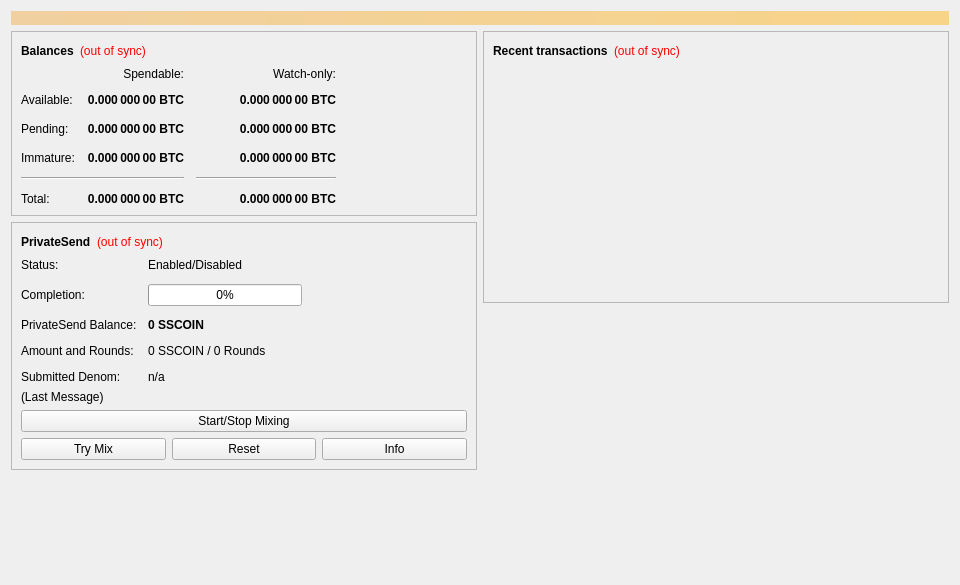
<?xml version="1.0" encoding="UTF-8"?>
<ui version="4.0">
 <class>OverviewPage</class>
 <widget class="QWidget" name="OverviewPage">
  <property name="geometry">
   <rect>
    <x>0</x>
    <y>0</y>
    <width>960</width>
    <height>585</height>
   </rect>
  </property>
  <property name="minimumSize">
   <size>
    <width>960</width>
    <height>0</height>
   </size>
  </property>
  <property name="windowTitle">
   <string>Form</string>
  </property>
  <layout class="QVBoxLayout" name="topLayout">
   <item>
    <widget class="QLabel" name="labelAlerts">
     <property name="visible">
      <bool>false</bool>
     </property>
     <property name="styleSheet">
      <string notr="true">background-color: qlineargradient(x1: 0, y1: 0, x2: 1, y2: 0, stop:0 #F0D0A0, stop:1 #F8D488); color:#000000;</string>
     </property>
     <property name="wordWrap">
      <bool>true</bool>
     </property>
     <property name="margin">
      <number>3</number>
     </property>
    </widget>
   </item>
   <item>
    <layout class="QHBoxLayout" name="horizontalLayout" stretch="1,1">
     <item>
      <layout class="QVBoxLayout" name="verticalLayout_2">
       <item>
        <widget class="QFrame" name="frame">
         <property name="frameShape">
          <enum>QFrame::StyledPanel</enum>
         </property>
         <property name="frameShadow">
          <enum>QFrame::Raised</enum>
         </property>
         <layout class="QVBoxLayout" name="verticalLayout_4">
          <item>
           <layout class="QHBoxLayout" name="horizontalLayout_4">
            <item>
             <widget class="QLabel" name="label_5">
              <property name="font">
               <font>
                <weight>75</weight>
                <bold>true</bold>
               </font>
              </property>
              <property name="text">
               <string>Balances</string>
              </property>
             </widget>
            </item>
            <item>
             <widget class="QLabel" name="labelWalletStatus">
              <property name="toolTip">
               <string>The displayed information may be out of date. Your wallet automatically synchronizes with the Sscoin network after a connection is established, but this process has not completed yet.</string>
              </property>
              <property name="styleSheet">
               <string notr="true">QLabel { color: red; }</string>
              </property>
              <property name="text">
               <string notr="true">(out of sync)</string>
              </property>
              <property name="alignment">
               <set>Qt::AlignLeading|Qt::AlignLeft|Qt::AlignVCenter</set>
              </property>
             </widget>
            </item>
            <item>
             <spacer name="horizontalSpacer_3">
              <property name="orientation">
               <enum>Qt::Horizontal</enum>
              </property>
              <property name="sizeHint" stdset="0">
               <size>
                <width>40</width>
                <height>20</height>
               </size>
              </property>
             </spacer>
            </item>
           </layout>
          </item>
          <item>
           <layout class="QGridLayout" name="gridLayout">
            <property name="spacing">
             <number>12</number>
            </property>
            <item row="2" column="2">
             <widget class="QLabel" name="labelWatchPending">
              <property name="font">
               <font>
                <weight>75</weight>
                <bold>true</bold>
               </font>
              </property>
              <property name="cursor">
               <cursorShape>IBeamCursor</cursorShape>
              </property>
              <property name="toolTip">
               <string>Unconfirmed transactions to watch-only addresses</string>
              </property>
              <property name="text">
               <string notr="true">0.000 000 00 BTC</string>
              </property>
              <property name="alignment">
               <set>Qt::AlignRight|Qt::AlignTrailing|Qt::AlignVCenter</set>
              </property>
              <property name="textInteractionFlags">
               <set>Qt::LinksAccessibleByMouse|Qt::TextSelectableByKeyboard|Qt::TextSelectableByMouse</set>
              </property>
             </widget>
            </item>
            <item row="2" column="1">
             <widget class="QLabel" name="labelUnconfirmed">
              <property name="font">
               <font>
                <weight>75</weight>
                <bold>true</bold>
               </font>
              </property>
              <property name="cursor">
               <cursorShape>IBeamCursor</cursorShape>
              </property>
              <property name="toolTip">
               <string>Total of transactions that have yet to be confirmed, and do not yet count toward the spendable balance</string>
              </property>
              <property name="text">
               <string notr="true">0.000 000 00 BTC</string>
              </property>
              <property name="alignment">
               <set>Qt::AlignRight|Qt::AlignTrailing|Qt::AlignVCenter</set>
              </property>
              <property name="textInteractionFlags">
               <set>Qt::LinksAccessibleByMouse|Qt::TextSelectableByKeyboard|Qt::TextSelectableByMouse</set>
              </property>
             </widget>
            </item>
            <item row="3" column="2">
             <widget class="QLabel" name="labelWatchImmature">
              <property name="font">
               <font>
                <weight>75</weight>
                <bold>true</bold>
               </font>
              </property>
              <property name="cursor">
               <cursorShape>IBeamCursor</cursorShape>
              </property>
              <property name="toolTip">
               <string>Mined balance in watch-only addresses that has not yet matured</string>
              </property>
              <property name="text">
               <string notr="true">0.000 000 00 BTC</string>
              </property>
              <property name="alignment">
               <set>Qt::AlignRight|Qt::AlignTrailing|Qt::AlignVCenter</set>
              </property>
              <property name="textInteractionFlags">
               <set>Qt::LinksAccessibleByMouse|Qt::TextSelectableByKeyboard|Qt::TextSelectableByMouse</set>
              </property>
             </widget>
            </item>
            <item row="4" column="0" colspan="2">
             <widget class="Line" name="lineSpendableBalance">
              <property name="orientation">
               <enum>Qt::Horizontal</enum>
              </property>
             </widget>
            </item>
            <item row="4" column="2">
             <widget class="Line" name="lineWatchBalance">
              <property name="sizePolicy">
               <sizepolicy hsizetype="Preferred" vsizetype="Fixed">
                <horstretch>0</horstretch>
                <verstretch>0</verstretch>
               </sizepolicy>
              </property>
              <property name="minimumSize">
               <size>
                <width>140</width>
                <height>0</height>
               </size>
              </property>
              <property name="orientation">
               <enum>Qt::Horizontal</enum>
              </property>
             </widget>
            </item>
            <item row="5" column="0">
             <widget class="QLabel" name="labelTotalText">
              <property name="text">
               <string>Total:</string>
              </property>
             </widget>
            </item>
            <item row="3" column="1">
             <widget class="QLabel" name="labelImmature">
              <property name="font">
               <font>
                <weight>75</weight>
                <bold>true</bold>
               </font>
              </property>
              <property name="cursor">
               <cursorShape>IBeamCursor</cursorShape>
              </property>
              <property name="toolTip">
               <string>Mined balance that has not yet matured</string>
              </property>
              <property name="text">
               <string notr="true">0.000 000 00 BTC</string>
              </property>
              <property name="alignment">
               <set>Qt::AlignRight|Qt::AlignTrailing|Qt::AlignVCenter</set>
              </property>
              <property name="textInteractionFlags">
               <set>Qt::LinksAccessibleByMouse|Qt::TextSelectableByKeyboard|Qt::TextSelectableByMouse</set>
              </property>
             </widget>
            </item>
            <item row="2" column="3">
             <spacer name="horizontalSpacer_2">
              <property name="orientation">
               <enum>Qt::Horizontal</enum>
              </property>
              <property name="sizeHint" stdset="0">
               <size>
                <width>40</width>
                <height>20</height>
               </size>
              </property>
             </spacer>
            </item>
            <item row="3" column="0">
             <widget class="QLabel" name="labelImmatureText">
              <property name="text">
               <string>Immature:</string>
              </property>
             </widget>
            </item>
            <item row="5" column="1">
             <widget class="QLabel" name="labelTotal">
              <property name="font">
               <font>
                <weight>75</weight>
                <bold>true</bold>
               </font>
              </property>
              <property name="cursor">
               <cursorShape>IBeamCursor</cursorShape>
              </property>
              <property name="toolTip">
               <string>Your current total balance</string>
              </property>
              <property name="text">
               <string notr="true">0.000 000 00 BTC</string>
              </property>
              <property name="alignment">
               <set>Qt::AlignRight|Qt::AlignTrailing|Qt::AlignVCenter</set>
              </property>
              <property name="textInteractionFlags">
               <set>Qt::LinksAccessibleByMouse|Qt::TextSelectableByKeyboard|Qt::TextSelectableByMouse</set>
              </property>
             </widget>
            </item>
            <item row="5" column="2">
             <widget class="QLabel" name="labelWatchTotal">
              <property name="font">
               <font>
                <weight>75</weight>
                <bold>true</bold>
               </font>
              </property>
              <property name="cursor">
               <cursorShape>IBeamCursor</cursorShape>
              </property>
              <property name="toolTip">
               <string>Current total balance in watch-only addresses</string>
              </property>
              <property name="text">
               <string notr="true">0.000 000 00 BTC</string>
              </property>
              <property name="alignment">
               <set>Qt::AlignRight|Qt::AlignTrailing|Qt::AlignVCenter</set>
              </property>
              <property name="textInteractionFlags">
               <set>Qt::LinksAccessibleByMouse|Qt::TextSelectableByKeyboard|Qt::TextSelectableByMouse</set>
              </property>
             </widget>
            </item>
            <item row="0" column="2">
             <widget class="QLabel" name="labelWatchonly">
              <property name="text">
               <string>Watch-only:</string>
              </property>
              <property name="alignment">
               <set>Qt::AlignRight|Qt::AlignTrailing|Qt::AlignVCenter</set>
              </property>
             </widget>
            </item>
            <item row="1" column="0">
             <widget class="QLabel" name="labelBalanceText">
              <property name="text">
               <string>Available:</string>
              </property>
             </widget>
            </item>
            <item row="1" column="1">
             <widget class="QLabel" name="labelBalance">
              <property name="font">
               <font>
                <weight>75</weight>
                <bold>true</bold>
               </font>
              </property>
              <property name="cursor">
               <cursorShape>IBeamCursor</cursorShape>
              </property>
              <property name="toolTip">
               <string>Your current spendable balance</string>
              </property>
              <property name="text">
               <string notr="true">0.000 000 00 BTC</string>
              </property>
              <property name="alignment">
               <set>Qt::AlignRight|Qt::AlignTrailing|Qt::AlignVCenter</set>
              </property>
              <property name="textInteractionFlags">
               <set>Qt::LinksAccessibleByMouse|Qt::TextSelectableByKeyboard|Qt::TextSelectableByMouse</set>
              </property>
             </widget>
            </item>
            <item row="1" column="2">
             <widget class="QLabel" name="labelWatchAvailable">
              <property name="font">
               <font>
                <weight>75</weight>
                <bold>true</bold>
               </font>
              </property>
              <property name="cursor">
               <cursorShape>IBeamCursor</cursorShape>
              </property>
              <property name="toolTip">
               <string>Your current balance in watch-only addresses</string>
              </property>
              <property name="text">
               <string notr="true">0.000 000 00 BTC</string>
              </property>
              <property name="alignment">
               <set>Qt::AlignRight|Qt::AlignTrailing|Qt::AlignVCenter</set>
              </property>
              <property name="textInteractionFlags">
               <set>Qt::LinksAccessibleByMouse|Qt::TextSelectableByKeyboard|Qt::TextSelectableByMouse</set>
              </property>
             </widget>
            </item>
            <item row="2" column="0">
             <widget class="QLabel" name="labelPendingText">
              <property name="text">
               <string>Pending:</string>
              </property>
             </widget>
            </item>
            <item row="0" column="1">
             <widget class="QLabel" name="labelSpendable">
              <property name="text">
               <string>Spendable:</string>
              </property>
              <property name="alignment">
               <set>Qt::AlignRight|Qt::AlignTrailing|Qt::AlignVCenter</set>
              </property>
             </widget>
            </item>
           </layout>
          </item>
         </layout>
        </widget>
       </item>
       <item>
        <widget class="QFrame" name="framePrivateSend">
         <property name="layoutDirection">
          <enum>Qt::LeftToRight</enum>
         </property>
         <property name="frameShape">
          <enum>QFrame::StyledPanel</enum>
         </property>
         <property name="frameShadow">
          <enum>QFrame::Raised</enum>
         </property>
         <layout class="QVBoxLayout" name="VerticalLayout_PS1">
          <item>
           <layout class="QHBoxLayout" name="horizontalLayout_5">
            <item>
             <widget class="QLabel" name="labelPrivateSendHeader">
              <property name="font">
               <font>
                <weight>75</weight>
                <bold>true</bold>
               </font>
              </property>
              <property name="text">
               <string>PrivateSend</string>
              </property>
             </widget>
            </item>
            <item>
             <widget class="QLabel" name="labelPrivateSendSyncStatus">
              <property name="toolTip">
               <string>The displayed information may be out of date. Your wallet automatically synchronizes with the Sscoin network after a connection is established, but this process has not completed yet.</string>
              </property>
              <property name="styleSheet">
               <string notr="true">QLabel { color: red; }</string>
              </property>
              <property name="text">
               <string notr="true">(out of sync)</string>
              </property>
              <property name="alignment">
               <set>Qt::AlignLeading|Qt::AlignLeft|Qt::AlignVCenter</set>
              </property>
             </widget>
            </item>
            <item>
             <spacer name="horizontalSpacer_4">
              <property name="orientation">
               <enum>Qt::Horizontal</enum>
              </property>
              <property name="sizeHint" stdset="0">
               <size>
                <width>40</width>
                <height>20</height>
               </size>
              </property>
             </spacer>
            </item>
           </layout>
          </item>
          <item>
           <layout class="QFormLayout" name="privateSendFormLayout">
            <property name="fieldGrowthPolicy">
             <enum>QFormLayout::AllNonFixedFieldsGrow</enum>
            </property>
            <property name="horizontalSpacing">
             <number>11</number>
            </property>
            <property name="verticalSpacing">
             <number>12</number>
            </property>
            <item row="0" column="0">
             <widget class="QLabel" name="labelPrivateSendEnabledText">
              <property name="text">
               <string>Status:</string>
              </property>
             </widget>
            </item>
            <item row="0" column="1">
             <widget class="QLabel" name="labelPrivateSendEnabled">
              <property name="text">
               <string>Enabled/Disabled</string>
              </property>
             </widget>
            </item>
            <item row="1" column="0">
             <widget class="QLabel" name="labelCompletitionText">
              <property name="text">
               <string>Completion:</string>
              </property>
             </widget>
            </item>
            <item row="1" column="1">
             <widget class="QProgressBar" name="privateSendProgress">
              <property name="maximumSize">
               <size>
                <width>154</width>
                <height>16777215</height>
               </size>
              </property>
              <property name="value">
               <number>0</number>
              </property>
             </widget>
            </item>
            <item row="2" column="0">
             <widget class="QLabel" name="labelAnonymizedText">
              <property name="text">
               <string>PrivateSend Balance:</string>
              </property>
             </widget>
            </item>
            <item row="2" column="1">
             <widget class="QLabel" name="labelAnonymized">
              <property name="font">
               <font>
                <weight>75</weight>
                <bold>true</bold>
               </font>
              </property>
              <property name="text">
               <string notr="true">0 SSCOIN</string>
              </property>
             </widget>
            </item>
            <item row="3" column="0">
             <widget class="QLabel" name="labelAmountAndRoundsText">
              <property name="text">
               <string>Amount and Rounds:</string>
              </property>
             </widget>
            </item>
            <item row="3" column="1">
             <widget class="QLabel" name="labelAmountRounds">
              <property name="text">
               <string>0 SSCOIN / 0 Rounds</string>
              </property>
             </widget>
            </item>
            <item row="4" column="0">
             <widget class="QLabel" name="labelSubmittedDenomText">
              <property name="text">
               <string>Submitted Denom:</string>
              </property>
             </widget>
            </item>
            <item row="4" column="1">
             <widget class="QLabel" name="labelSubmittedDenom">
              <property name="toolTip">
               <string>The denominations you submitted to the Masternode.&lt;br&gt;To mix, other users must submit the exact same denominations.</string>
              </property>
              <property name="text">
               <string>n/a</string>
              </property>
             </widget>
            </item>
           </layout>
          </item>
          <item>
           <layout class="QVBoxLayout" name="VerticalLayout_PS">
            <item>
             <widget class="QLabel" name="labelPrivateSendLastMessage">
              <property name="text">
               <string>(Last Message)</string>
              </property>
              <property name="alignment">
               <set>Qt::AlignLeading|Qt::AlignLeft|Qt::AlignTop</set>
              </property>
              <property name="wordWrap">
               <bool>true</bool>
              </property>
             </widget>
            </item>
            <item>
             <widget class="QPushButton" name="togglePrivateSend">
              <property name="sizePolicy">
               <sizepolicy hsizetype="MinimumExpanding" vsizetype="Fixed">
                <horstretch>0</horstretch>
                <verstretch>0</verstretch>
               </sizepolicy>
              </property>
              <property name="text">
               <string>Start/Stop Mixing</string>
              </property>
             </widget>
            </item>
            <item>
             <layout class="QHBoxLayout" name="horizontalLayout_debugbuttons">
              <item>
               <widget class="QPushButton" name="privateSendAuto">
                <property name="sizePolicy">
                 <sizepolicy hsizetype="MinimumExpanding" vsizetype="Fixed">
                  <horstretch>0</horstretch>
                  <verstretch>0</verstretch>
                 </sizepolicy>
                </property>
                <property name="toolTip">
                 <string>Try to manually submit a PrivateSend request.</string>
                </property>
                <property name="text">
                 <string>Try Mix</string>
                </property>
               </widget>
              </item>
              <item>
               <widget class="QPushButton" name="privateSendReset">
                <property name="sizePolicy">
                 <sizepolicy hsizetype="MinimumExpanding" vsizetype="Fixed">
                  <horstretch>0</horstretch>
                  <verstretch>0</verstretch>
                 </sizepolicy>
                </property>
                <property name="toolTip">
                 <string>Reset the current status of PrivateSend (can interrupt PrivateSend if it's in the process of Mixing, which can cost you money!)</string>
                </property>
                <property name="autoFillBackground">
                 <bool>false</bool>
                </property>
                <property name="text">
                 <string>Reset</string>
                </property>
               </widget>
              </item>
              <item>
               <widget class="QPushButton" name="privateSendInfo">
                <property name="sizePolicy">
                 <sizepolicy hsizetype="MinimumExpanding" vsizetype="Fixed">
                  <horstretch>0</horstretch>
                  <verstretch>0</verstretch>
                 </sizepolicy>
                </property>
                <property name="toolTip">
                 <string>Information about PrivateSend and Mixing</string>
                </property>
                <property name="text">
                 <string>Info</string>
                </property>
               </widget>
              </item>
             </layout>
            </item>
           </layout>
          </item>
         </layout>
        </widget>
       </item>
       <item>
        <spacer name="verticalSpacer">
         <property name="orientation">
          <enum>Qt::Vertical</enum>
         </property>
         <property name="sizeHint" stdset="0">
          <size>
           <width>20</width>
           <height>40</height>
          </size>
         </property>
        </spacer>
       </item>
      </layout>
     </item>
     <item>
      <layout class="QVBoxLayout" name="verticalLayout_3">
       <item>
        <widget class="QFrame" name="frame_2">
         <property name="frameShape">
          <enum>QFrame::StyledPanel</enum>
         </property>
         <property name="frameShadow">
          <enum>QFrame::Raised</enum>
         </property>
         <layout class="QVBoxLayout" name="verticalLayout">
          <item>
           <layout class="QHBoxLayout" name="horizontalLayout_2">
            <item>
             <widget class="QLabel" name="label_4">
              <property name="font">
               <font>
                <weight>75</weight>
                <bold>true</bold>
               </font>
              </property>
              <property name="text">
               <string>Recent transactions</string>
              </property>
             </widget>
            </item>
            <item>
             <widget class="QLabel" name="labelTransactionsStatus">
              <property name="toolTip">
               <string>The displayed information may be out of date. Your wallet automatically synchronizes with the Sscoin network after a connection is established, but this process has not completed yet.</string>
              </property>
              <property name="styleSheet">
               <string notr="true">QLabel { color: red; }</string>
              </property>
              <property name="text">
               <string notr="true">(out of sync)</string>
              </property>
              <property name="alignment">
               <set>Qt::AlignLeading|Qt::AlignLeft|Qt::AlignVCenter</set>
              </property>
             </widget>
            </item>
            <item>
             <spacer name="horizontalSpacer">
              <property name="orientation">
               <enum>Qt::Horizontal</enum>
              </property>
              <property name="sizeHint" stdset="0">
               <size>
                <width>40</width>
                <height>20</height>
               </size>
              </property>
             </spacer>
            </item>
           </layout>
          </item>
          <item>
           <widget class="QListView" name="listTransactions">
            <property name="styleSheet">
             <string notr="true">QListView { background: transparent; }</string>
            </property>
            <property name="frameShape">
             <enum>QFrame::NoFrame</enum>
            </property>
            <property name="verticalScrollBarPolicy">
             <enum>Qt::ScrollBarAlwaysOff</enum>
            </property>
            <property name="horizontalScrollBarPolicy">
             <enum>Qt::ScrollBarAlwaysOff</enum>
            </property>
            <property name="selectionMode">
             <enum>QAbstractItemView::NoSelection</enum>
            </property>
           </widget>
          </item>
         </layout>
        </widget>
       </item>
       <item>
        <spacer name="verticalSpacer_2">
         <property name="orientation">
          <enum>Qt::Vertical</enum>
         </property>
         <property name="sizeHint" stdset="0">
          <size>
           <width>20</width>
           <height>40</height>
          </size>
         </property>
        </spacer>
       </item>
      </layout>
     </item>
    </layout>
   </item>
  </layout>
 </widget>
 <resources/>
 <connections/>
</ui>
